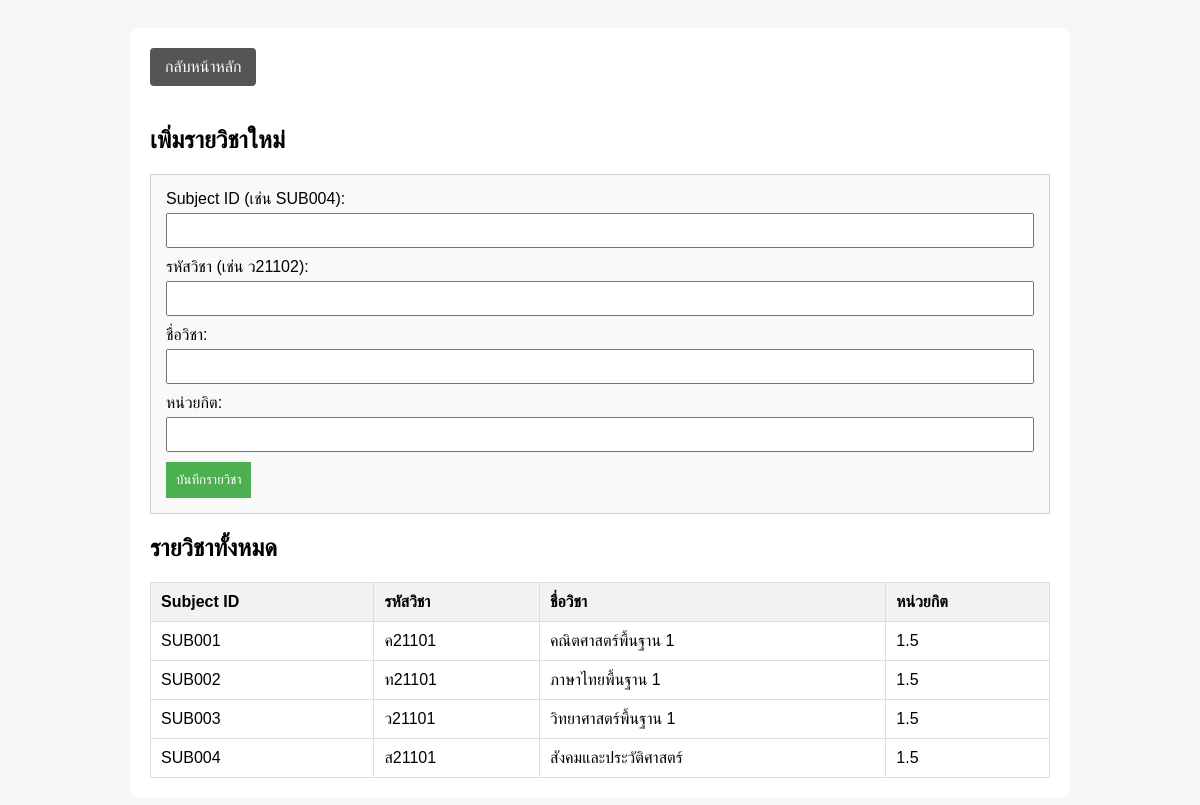
/backend/web/subjects.php (signed in), run on the app's committed database.
### tables this page shows
CREATE TABLE `subjects` (
  `subject_id` varchar(50) NOT NULL,
  `subject_code` varchar(20) NOT NULL,
  `subject_name` varchar(100) NOT NULL,
  `credit` float DEFAULT NULL
);

### backend/web/subjects.php (the view, shortened to what this page needs)
<?php
include 'db.php';
?>
<!DOCTYPE html>
<html lang="th">
<head>
</head>
<body>
    <div class="container">
        <a href="dashboard.php" class="back-btn">กลับหน้าหลัก</a>
        <h2>เพิ่มรายวิชาใหม่</h2>
        <form method="POST" style="background:#f9f9f9; padding:15px; border:1px solid #ccc;">
            <div class="form-group">
                <label>Subject ID (เช่น SUB004):</label>
                <input type="text" name="subject_id" required>
            </div>
            <div class="form-group">
                <label>รหัสวิชา (เช่น ว21102):</label>
                <input type="text" name="subject_code" required>
            </div>
            <div class="form-group">
                <label>ชื่อวิชา:</label>
                <input type="text" name="subject_name" required>
            </div>
            <div class="form-group">
                <label>หน่วยกิต:</label>
                <input type="number" step="0.5" name="credit" required>
            </div>
            <button type="submit" name="add_subject">บันทึกรายวิชา</button>
        </form>
        <h2>รายวิชาทั้งหมด</h2>
        <table>
            <tr>
                <th>Subject ID</th>
                <th>รหัสวิชา</th>
                <th>ชื่อวิชา</th>
                <th>หน่วยกิต</th>
            </tr>
            <?php
            $result = $conn->query("SELECT * FROM subjects ORDER BY subject_id ASC");
            while($row = $result->fetch_assoc()) {
                echo "<tr>
                        <td>{$row['subject_id']}</td>
                        <td>{$row['subject_code']}</td>
                        <td>{$row['subject_name']}</td>
                        <td>{$row['credit']}</td>
                    </tr>";
            }
            ?>
        </table>
    </div>
</body>
</html>

### backend/web/subjects.php (style rules this page uses)
body { font-family: Tahoma, sans-serif; padding: 20px; background: #f4f7f6; }
.container { max-width: 900px; margin: auto; background: white; padding: 20px; border-radius: 8px; }
table { width: 100%; border-collapse: collapse; margin-top: 20px; }
th, td { border: 1px solid #ddd; padding: 10px; text-align: left; }
th { background-color: #f2f2f2; }
.form-group { margin-bottom: 10px; }
input[type="text"], input[type="number"] { padding: 8px; width: calc(100% - 20px); margin-top: 5px; }
button { background-color: #4CAF50; color: white; padding: 10px; border: none; cursor: pointer; }
.back-btn { background-color: #555; text-decoration: none; padding: 10px 15px; color: white; border-radius: 4px; display: inline-block; margin-bottom: 20px; }

### data on the page
subjects: subject_id "SUB001", subject_code "ค21101", subject_name "คณิตศาสตร์พื้นฐาน 1", credit "1.5"
subjects: subject_id "SUB002", subject_code "ท21101", subject_name "ภาษาไทยพื้นฐาน 1", credit "1.5"
subjects: subject_id "SUB003", subject_code "ว21101", subject_name "วิทยาศาสตร์พื้นฐาน 1", credit "1.5"
subjects: subject_id "SUB004", subject_code "ส21101", subject_name "สังคมและประวัติศาสตร์", credit "1.5"
